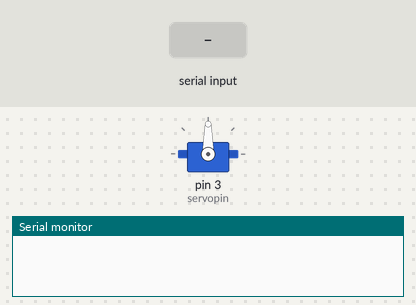
Recording of a sketch running on a simulated Arduino Uno, built with avr-gcc and run on an emulated ATmega328P. Shown: servo, the last lines printed to the serial monitor. The inputs (shaded band) are chosen by the test bench.

Above: at 1.2 s.
1.3 s: "30,150\n" received over Serial
At 2.1 s:
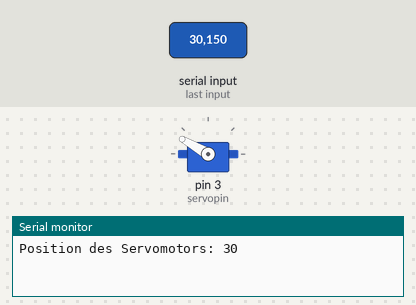
At 4.1 s:
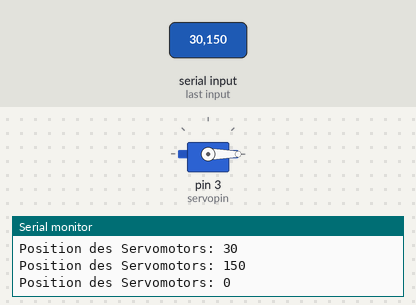
4.3 s: "90,45\n" received over Serial
At 5.6 s:
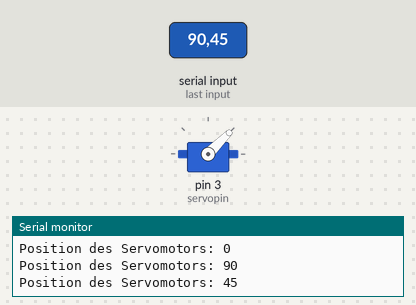
Timing chart, 0 to 7.8 s (numbered marks = the images above; inputs shaded):
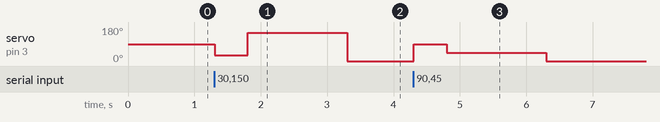

Measured:
- after the input at 1.3 s, servo on pin 3 (servopin): 90° → 30° at once, → 150° 0.50 s later, → 0° 1.5 s later
- after the input at 4.3 s, servo on pin 3 (servopin): 0° → 90° at once, → 45° 0.50 s later, → 0° 1.5 s later

The sketch:

Servomotor.ino
```cpp
#include <Servo.h>

/*
 Name:		Servomotor.ino
 Created:	21.11.2018 17:42:52
 Author:	Johannes
*/

Servo servo;

int servopin = 3;

// the setup function runs once when you press reset or power the board
void setup() {
	Serial.begin(9600);
	servo.attach(servopin, 0, 180);
}

// the loop function runs over and over again until power down or reset
void loop() {

	if (Serial.available()) {
		int parse = Serial.parseInt();
		int pos = (parse > 180 || parse < 0 ? 0 : parse); //Prüfen, ob 'parse' zwischen 0 und 180 liegt.

		servo.write(pos);
		delay(500); //Servo benötigt ein bisschen Zeit, bis er die gewünschte Position erreicht hat.

		Serial.println();
		Serial.print("Position des Servomotors: ");
		Serial.print(servo.read()); //Liest die jetzige Position des Servos aus.

	}

}
```
